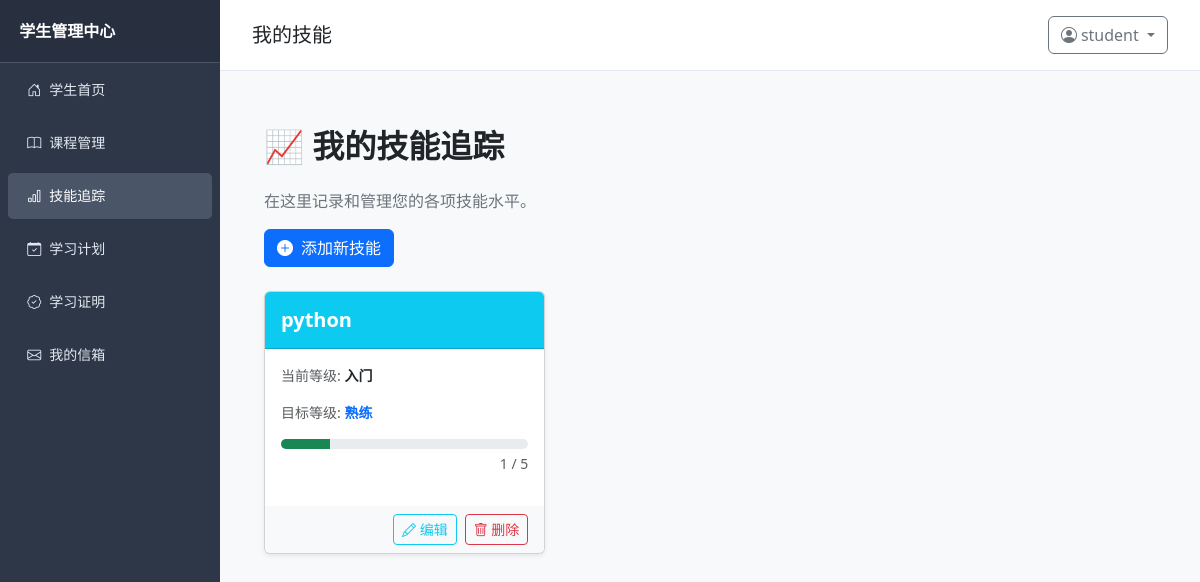
/student/skills (signed in), run on the app's committed database.
### models.py (models this page shows, shortened)
class User(UserMixin, db.Model):
    __tablename__ = 'user'
    id = db.Column(db.Integer, primary_key=True)
    username = db.Column(db.String(50), unique=True, nullable=False)
    role = db.Column(db.SmallInteger, default=0)  # 0=学生, 1=教师, 2=管理员
    create_time = db.Column(db.DateTime, default=datetime.now)
    password_hash = db.Column(db.String(128))
    teacher_info = db.relationship('Teacher', backref='user', uselist=False, lazy=True, cascade="all, delete-orphan")

class Skill(db.Model):
    __tablename__ = 'skill'
    id = db.Column(db.Integer, primary_key=True)
    name = db.Column(db.String(50), nullable=False)
    current_level = db.Column(db.Integer, default=1)  # 1-5
    target_level = db.Column(db.Integer, default=1)
    user_id = db.Column(db.Integer, db.ForeignKey('user.id'))
    is_public = db.Column(db.Boolean, default=False)  # 新增：是否公共技能
    create_time = db.Column(db.DateTime, default=datetime.now)

### routes/student.py (the view)
@student_bp.route('/student/skills')
@login_required
def skill_management():
    if current_user.role != 0:
        return redirect(url_for('admin.admin_index'))
    skills = Skill.query.filter_by(
        user_id=current_user.id
    ).order_by(Skill.create_time.desc()).all()
    skill_names = [skill.name for skill in skills]
    skill_levels = [skill.current_level for skill in skills]
    return render_template('student/skill.html',
                           skills=skills,  # 确保模板接收的变量名是 skills
                           skill_names=skill_names,
                           skill_levels=skill_levels,
                           get_level_text=get_level_text)  # 💡 核心修复：传递 get_level_text 函数

### app.py (called while the page is built)
@login_manager.user_loader
def load_user(user_id):
    return User.query.get(int(user_id))

### routes/student.py (called while the page is built)
def get_level_text(level):
    levels = {1: '入门', 2: '基础', 3: '熟练', 4: '精通', 5: '专家'}
    return levels.get(level, '-')

### templates/student/skill.html (shortened to what this page needs)
{% extends 'base.html' %}
{% block content_title %}
    我的技能
{% endblock %}
{% block content %}
<div class="container mt-4 mb-5">
    <h2 class="fw-bolder text-dark mb-4">📈 我的技能追踪</h2>
    <p class="text-secondary">在这里记录和管理您的各项技能水平。</p>
    <div class="d-flex justify-content-start mb-4">
        <button type="button" class="btn btn-primary" data-bs-toggle="modal" data-bs-target="#addSkillModal">
            <i class="bi bi-plus-circle-fill me-2"></i>添加新技能
        </button>
    </div>
    <div class="row g-4">
        {% if skills %}
            {% for skill in skills %}
            <div class="col-md-6 col-lg-4">
                <div class="card h-100 shadow-sm skill-card">
                    <div class="card-header bg-info text-white py-3">
                        <h5 class="mb-0 fw-bold">{{ skill.name }}</h5>
                    </div>
                    <div class="card-body">
                        <p class="card-text text-muted small mb-3">当前等级: <span class="fw-bold text-dark">{{ get_level_text(skill.current_level) }}</span></p>
                        <p class="card-text text-muted small mb-3">目标等级: <span class="fw-bold text-primary">{{ get_level_text(skill.target_level) }}</span></p>
                        <div class="progress" style="height: 10px;">
                            <div class="progress-bar bg-success" role="progressbar"
                                 style="width: {{ (skill.current_level / 5) * 100 }}%;"
                                 aria-valuenow="{{ skill.current_level }}" aria-valuemin="1" aria-valuemax="5">
                            </div>
                        </div>
                        <p class="text-end small mt-1 text-muted">{{ skill.current_level }} / 5</p>
                    </div>
                    <div class="card-footer d-flex justify-content-end bg-light border-0">
                        <a href="{{ url_for('student.edit_skill', skill_id=skill.id) }}" class="btn btn-sm btn-outline-info me-2">
                            <i class="bi bi-pencil"></i> 编辑
                        </a>
                        <a href="{{ url_for('student.delete_skill', skill_id=skill.id) }}" class="btn btn-sm btn-outline-danger"
                           onclick="return confirm('确定要删除技能『{{ skill.name }}』吗？');">
                            <i class="bi bi-trash"></i> 删除
                        </a>
                    </div>
                </div>
            </div>
            {% endfor %}
        {% endif %}
    </div>
</div>
{% endblock %}

### templates/base.html (shortened to what this page needs)
<!DOCTYPE html>
<html lang="zh-CN">
<head>
    <link href="https://cdn.jsdelivr.net/npm/bootstrap@5.3.0/dist/css/bootstrap.min.css" rel="stylesheet">
    <link rel="stylesheet" href="https://cdn.jsdelivr.net/npm/bootstrap-icons@1.10.5/font/bootstrap-icons.min.css">
</head>
<body>
    {% if current_user.is_authenticated %}
        {% if current_user.role == 0 %}
        <div class="sidebar">
            <div class="sidebar-header">学生管理中心</div>
            <ul class="nav flex-column">
                <li class="nav-item">
                    <a class="nav-link {% if request.endpoint == 'student.student_index' %}active{% endif %}"
                        href="{{ url_for('student.student_index') }}">
                        <i class="bi bi-house-door me-2"></i>学生首页
                    </a>
                </li>
                <li class="nav-item">
                    <a class="nav-link {% if request.endpoint == 'student.course_management' %}active{% endif %}"
                        href="{{ url_for('student.course_management') }}">
                        <i class="bi bi-book me-2"></i>课程管理
                    </a>
                </li>
                <li class="nav-item">
                    <a class="nav-link {% if request.endpoint == 'student.skill_management' or request.endpoint == 'student.edit_skill' %}active{% endif %}"
                        href="{{ url_for('student.skill_management') }}">
                        <i class="bi bi-bar-chart me-2"></i>技能追踪
                    </a>
                </li>
                <li class="nav-item">
                    <a class="nav-link {% if request.endpoint == 'student.plan_management' or request.endpoint == 'student.edit_study_plan' %}active{% endif %}"
                            href="{{ url_for('student.plan_management') }}">
                            <i class="bi bi-calendar-check me-2"></i>学习计划
                    </a>
                </li>
                <li class="nav-item">
                    <a class="nav-link {% if request.endpoint == 'student.certificate_management' %}active{% endif %}"
                            href="{{ url_for('student.certificate_management') }}">
                            <i class="bi bi-patch-check me-2"></i>学习证明
                    </a>
                </li>
                <li class="nav-item">
                    <a class="nav-link {% if request.endpoint == 'student.mailbox_index' %}active{% endif %}"
                        href="{{ url_for('student.mailbox_index') }}">
                        <i class="bi bi-envelope me-2"></i>我的信箱
                    </a>
                </li>
                </ul>
        </div>
        {% endif %}
    {% endif %}
    <div class="content-wrapper {% if not current_user.is_authenticated %}full-width{% endif %}">
        <div class="content-header">
            <h5 class="mb-0">
                {% block content_title %}{% endblock %}
            </h5>
            {% if current_user.is_authenticated %}
            <div class="user-dropdown dropdown">
                <button class="btn btn-outline-secondary dropdown-toggle" type="button" data-bs-toggle="dropdown" aria-expanded="false">
                    <i class="bi bi-person-circle me-1"></i>{{ current_user.username }}
                </button>
            </div>
            {% endif %}
        </div>
        <div class="content-body">
            {% block content %}{% endblock %}
        </div>
    </div>
</body>
</html>

### templates/base.html (style rules this page uses)
body { display: flex; min-height: 100vh; margin: 0; background-color: #f8f9fa; }
.sidebar { width: 220px; background-color: #2d3748; color: white; flex-shrink: 0; transition: all 0.3s ease; }
.sidebar .sidebar-header { padding: 1.2rem; font-weight: bold; font-size: 16px; border-bottom: 1px solid #4a5568; background-color: #283040; }
.sidebar .nav-link { color: #e2e8f0; padding: 0.8rem 1.2rem; border-radius: 0.3rem; margin: 0.2rem 0.5rem; font-size: 14px; }
.sidebar .nav-link:hover, .sidebar .nav-link.active { background-color: #4a5568; color: white; }
.content-wrapper { flex-grow: 1; overflow-y: auto; }
.content-header { padding: 1rem 2rem; background-color: white; border-bottom: 1px solid #e2e8f0; display: flex; justify-content: space-between; align-items: center; }
.content-body { padding: 2rem; }

### data on the page
User: username "student"
Skill: name "python", current_level "入门", target_level "熟练", current_level "1"
